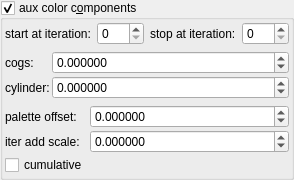
    <widget class="MyGroupBox" name="groupCheck_fold_color_aux_color_enabled_false">
     <property name="title">
      <string>aux color c&amp;omponents</string>
     </property>
     <property name="checkable">
      <bool>true</bool>
     </property>
     <layout class="QVBoxLayout" name="verticalLayout_12">
      <property name="leftMargin">
       <number>2</number>
      </property>
      <property name="topMargin">
       <number>2</number>
      </property>
      <property name="rightMargin">
       <number>2</number>
      </property>
      <property name="bottomMargin">
       <number>2</number>
      </property>
      <item>
       <layout class="QHBoxLayout" name="horizontalLayout_21" stretch="0,1,0,1">
        <item>
         <widget class="QLabel" name="label_102">
          <property name="text">
           <string>start at iteration:</string>
          </property>
         </widget>
        </item>
        <item>
         <widget class="MySpinBox" name="spinboxInt_fold_color_start_iterations_A">
          <property name="sizePolicy">
           <sizepolicy hsizetype="Minimum" vsizetype="Maximum">
            <horstretch>0</horstretch>
            <verstretch>0</verstretch>
           </sizepolicy>
          </property>
          <property name="minimum">
           <number>0</number>
          </property>
          <property name="maximum">
           <number>999</number>
          </property>
          <property name="value">
           <number>0</number>
          </property>
         </widget>
        </item>
        <item>
         <widget class="QLabel" name="label_74">
          <property name="text">
           <string>stop at iteration:</string>
          </property>
         </widget>
        </item>
        <item>
         <widget class="MySpinBox" name="spinboxInt_fold_color_stop_iterations_A">
          <property name="sizePolicy">
           <sizepolicy hsizetype="Preferred" vsizetype="Maximum">
            <horstretch>0</horstretch>
            <verstretch>0</verstretch>
           </sizepolicy>
          </property>
          <property name="maximum">
           <number>999</number>
          </property>
         </widget>
        </item>
       </layout>
      </item>
      <item>
       <layout class="QGridLayout" name="gridLayout_21" columnstretch="0,1">
        <property name="spacing">
         <number>2</number>
        </property>
        <item row="2" column="0">
         <widget class="QLabel" name="label_55">
          <property name="text">
           <string>cylinder:</string>
          </property>
         </widget>
        </item>
        <item row="2" column="1">
         <widget class="MyDoubleSpinBox" name="spinbox4_fold_color_difs_0000_y">
          <property name="sizePolicy">
           <sizepolicy hsizetype="Minimum" vsizetype="Maximum">
            <horstretch>0</horstretch>
            <verstretch>0</verstretch>
           </sizepolicy>
          </property>
          <property name="prefix">
           <string/>
          </property>
          <property name="suffix">
           <string/>
          </property>
          <property name="decimals">
           <number>6</number>
          </property>
          <property name="minimum">
           <double>-100.000000000000000</double>
          </property>
          <property name="maximum">
           <double>100.000000000000000</double>
          </property>
          <property name="singleStep">
           <double>0.100000000000000</double>
          </property>
         </widget>
        </item>
        <item row="1" column="0">
         <widget class="QLabel" name="label_53">
          <property name="text">
           <string>cogs:</string>
          </property>
         </widget>
        </item>
        <item row="1" column="1">
         <widget class="MyDoubleSpinBox" name="spinbox4_fold_color_difs_0000_x">
          <property name="sizePolicy">
           <sizepolicy hsizetype="Minimum" vsizetype="Maximum">
            <horstretch>0</horstretch>
            <verstretch>0</verstretch>
           </sizepolicy>
          </property>
          <property name="prefix">
           <string/>
          </property>
          <property name="suffix">
           <string/>
          </property>
          <property name="decimals">
           <number>6</number>
          </property>
          <property name="minimum">
           <double>-100.000000000000000</double>
          </property>
          <property name="maximum">
           <double>100.000000000000000</double>
          </property>
          <property name="singleStep">
           <double>0.100000000000000</double>
          </property>
         </widget>
        </item>
       </layout>
      </item>
      <item>
       <layout class="QGridLayout" name="gridLayout_25" columnstretch="0,1">
        <property name="spacing">
         <number>2</number>
        </property>
        <item row="2" column="0">
         <widget class="MyCheckBox" name="checkBox_fold_color_aux_color_enabledB_false">
          <property name="text">
           <string notr="true">cumulative</string>
          </property>
         </widget>
        </item>
        <item row="0" column="1">
         <widget class="MyDoubleSpinBox" name="spinbox4_fold_color_difs_0000_w">
          <property name="sizePolicy">
           <sizepolicy hsizetype="Minimum" vsizetype="Maximum">
            <horstretch>0</horstretch>
            <verstretch>0</verstretch>
           </sizepolicy>
          </property>
          <property name="prefix">
           <string/>
          </property>
          <property name="suffix">
           <string/>
          </property>
          <property name="decimals">
           <number>6</number>
          </property>
          <property name="minimum">
           <double>-99.998999999999995</double>
          </property>
          <property name="maximum">
           <double>99.998999999999995</double>
          </property>
          <property name="singleStep">
           <double>0.100000000000000</double>
          </property>
         </widget>
        </item>
        <item row="1" column="1">
         <widget class="MyDoubleSpinBox" name="spinbox_fold_color_difs0">
          <property name="sizePolicy">
           <sizepolicy hsizetype="Minimum" vsizetype="Maximum">
            <horstretch>0</horstretch>
            <verstretch>0</verstretch>
           </sizepolicy>
          </property>
          <property name="prefix">
           <string/>
          </property>
          <property name="suffix">
           <string/>
          </property>
          <property name="decimals">
           <number>6</number>
          </property>
          <property name="minimum">
           <double>-100.000000000000000</double>
          </property>
          <property name="maximum">
           <double>100.000000000000000</double>
          </property>
          <property name="singleStep">
           <double>0.100000000000000</double>
          </property>
         </widget>
        </item>
        <item row="1" column="0">
         <widget class="QLabel" name="label_19">
          <property name="text">
           <string>iter add scale:</string>
          </property>
         </widget>
        </item>
        <item row="0" column="0">
         <widget class="QLabel" name="label_18">
          <property name="text">
           <string>palette offset:</string>
          </property>
         </widget>
        </item>
       </layout>
      </item>
     </layout>
    </widget>
